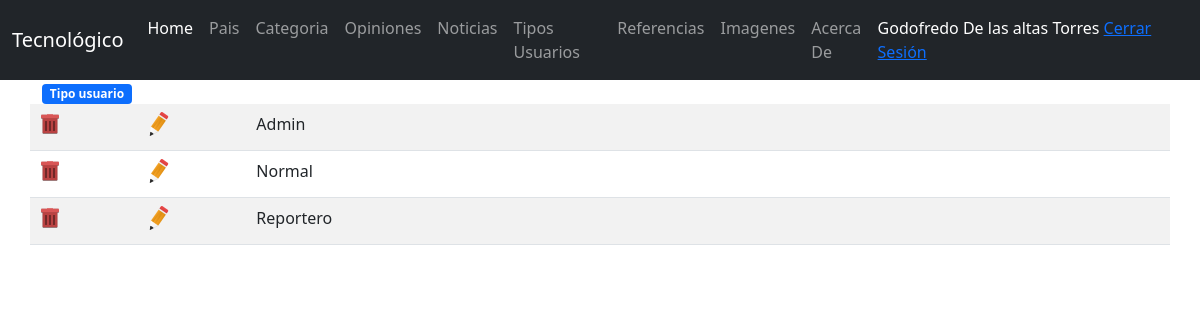
The page /admin/tipousuario.php (signed in) on the database its author committed.
### tables this page shows
CREATE TABLE `tipousuario` (
  `Id` int(11) NOT NULL,
  `Nombre` char(10) NOT NULL
);

### class/classBD.php (called while the page is built, shortened)
<?php
class BaseDatos
{ var $conexion;
    function conexion()
    { $this->conexion=mysqli_connect("localhost", "noticias", '1234','noticias');
    }
    function consulta($query)
    { $this->conexion();
        $bloque=mysqli_query($this->conexion,$query);
        return $bloque;
    }
    function obteArreglo($query){
        $bloque=$this->consulta($query);
        $datos=array();
        foreach ($bloque as $renglon){
            array_push($datos, $renglon);
        }
            return $datos;
    }
}
?>

### class/classTipousuario.php (the view, shortened to what this page needs)
<?php
include "ClassBD.php";
class Tipousuario extends BaseDatos{
	function __construct($accion)
	{
		echo $this->procesa($accion);
	}
	function procesa($accion)
	{
		$resultado ="";
		switch ($accion) {
			case 'list':
				$tmp = $this->obteArreglo("SELECT * FROM Tipousuario order by Nombre;");
				$resultado.='
				<div class="container">
					<div class="row">
						<div class="col-12">
							<span class="badge bg-primary">Tipo usuario</span>
						</div>
					</div>
					<div class="row">
						<table class="table table-hover table-striped"';
							foreach ($tmp as $registro) {
								$resultado .='<tr>';
								$resultado .='<td class="col-md-1">'.$this->crearIcono("delete",$registro['Id'],"borrar.png").'<td>';
								$resultado .='<td class="col-md-1">'.$this->crearIcono("formEdit",$registro['Id'],"editar.png").'<td>';
								$resultado .='<td class="col-md-10">'.$registro['Nombre'].'</td>';
								$resultado .='</tr>';
							}
							$resultado .='</table></div> </div></div>';
				break;
		}
		return $resultado;
	}
	function crearIcono($acc,$reg,$imag)
	{
		$html='<form method="post">
		<input type="hidden" name="accion" value="'.$acc.'" />
		<input type="hidden" name="Id" value="'.$reg.'" />
		<input type="image" src="../images/'.$imag.'" />
		</form>';
		return $html;
	}
}
$oTipousuario = new Tipousuario(isset($_REQUEST['accion'])?$_REQUEST['accion']:'list');
?>

### admin/tipousuario.php (shortened to what this page needs)
    <!DOCTYPE html>
    <html>
    <head>
        <link rel="stylesheet" href="../CSS/bootstrap.css">
        <link rel="stylesheet" href="../CSS/estilos.css">
    </head>
    <body>
<?php include "menu.php"; ?>
<?php include "../class/classTipousuario.php"; ?>
</body>
</html>

### admin/menu.php (shortened to what this page needs)
<nav class="navbar navbar-expand-lg navbar-dark bg-dark">
    <div class="container-fluid">
      <a class="navbar-brand" href="index.php">Tecnológico</a>
      <div class="collapse navbar-collapse" id="navbarSupportedContent">
        <ul class="navbar-nav me-auto mb-2 mb-lg-0">
          <li class="nav-item">
            <a class="nav-link active" aria-current="page" href="index.php">Home</a>
          </li>
          <li class="nav-item">
            <a class="nav-link" href="pais.php">Pais</a>
          </li>
          <li class="nav-item">
            <a class="nav-link" href="categoria.php">Categoria</a>
          </li>
          <li class="nav-item">
            <a class="nav-link" href="opinion.php">Opiniones</a>
          </li>
          <li class="nav-item">
            <a class="nav-link" href="noticia.php">Noticias</a>
          </li>
          <li class="nav-item">
            <a class="nav-link" href="tipousuario.php">Tipos Usuarios</a>
          </li>
          <li class="nav-item">
            <a class="nav-link" href="referencia.php">Referencias</a>
          </li>
          <li class="nav-item">
            <a class="nav-link" href="imagen.php">Imagenes</a>
          </li>
          <li class="nav-item">
            <a class="nav-link" href="about.php">Acerca De</a>
          </li>
        </ul>
      </div>
      <span class="text-white"><?=$_SESSION['Nombre'];?>
        <a href="../index.php">Cerrar Sesión</a></span>
    </div>
  </nav>

### rows shown on the page
tipousuario: Nombre "Admin"
tipousuario: Nombre "Normal"
tipousuario: Nombre "Reportero"

### other values the page prints
$_SESSION['Nombre'] "Godofredo De las altas Torres"
